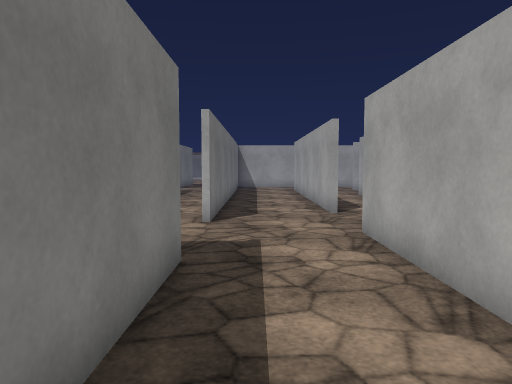
View 1 (above)

24 first-person views from a walk through a scene from a Unity 3-D project. The camera is 1.4 m above the floor, tilts 4° down and sees 70° across. The floor is counted in squares, 1 m on a side. Each view is taken from the middle of a square. On the plan, view 1 faces up. The plan holds only what a view shows up to about 16 squares ahead; the rest is blank. The place goes on beyond the plan. The player character is not drawn. Surface patterns are stand-ins for the level's own textures.

View 2
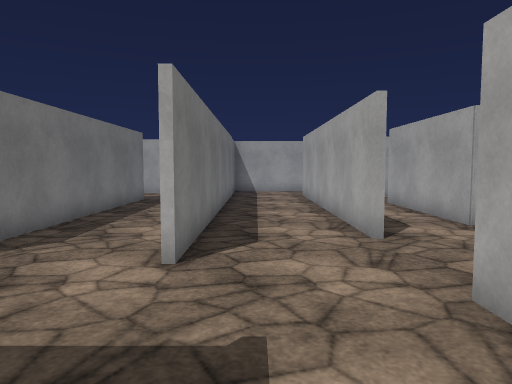

View 3
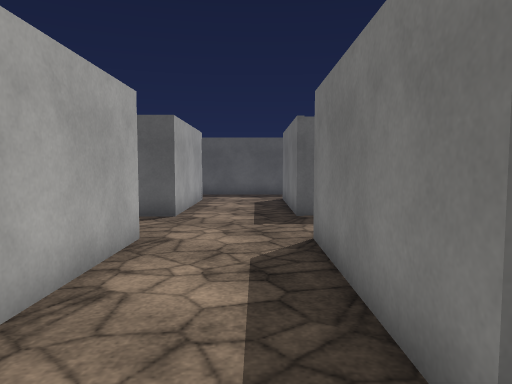

View 4
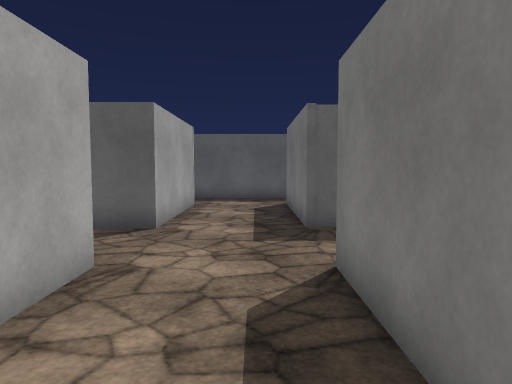

View 5
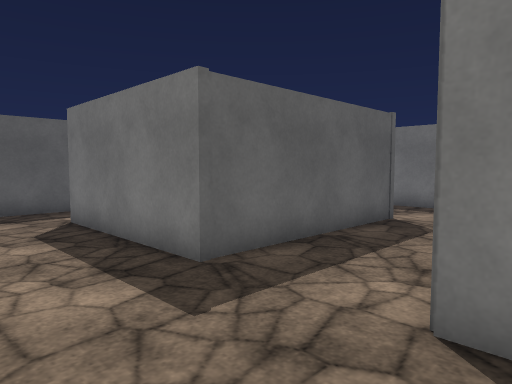

View 6
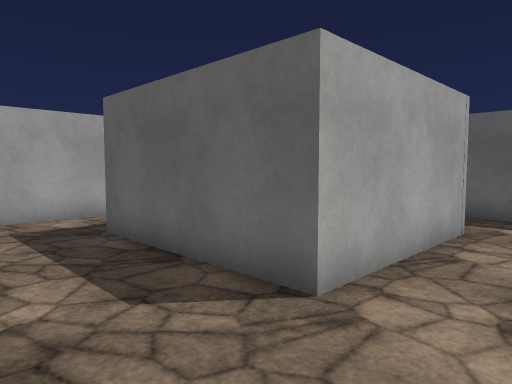

View 7
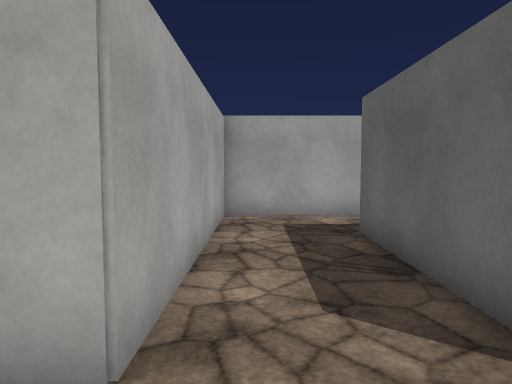

View 8
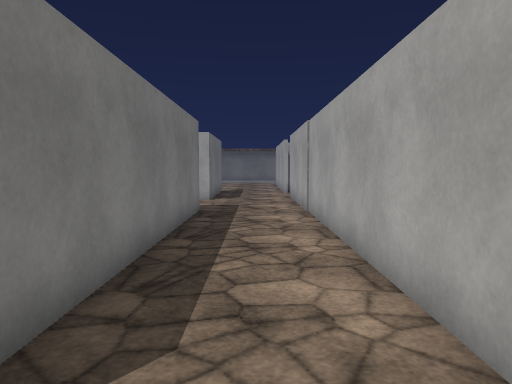

View 9
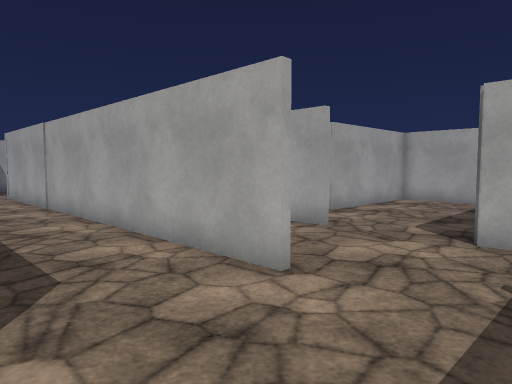

View 10
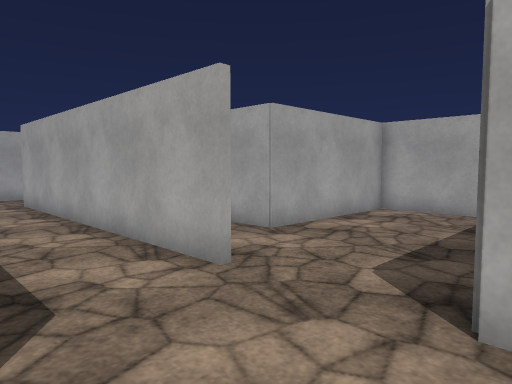

View 11
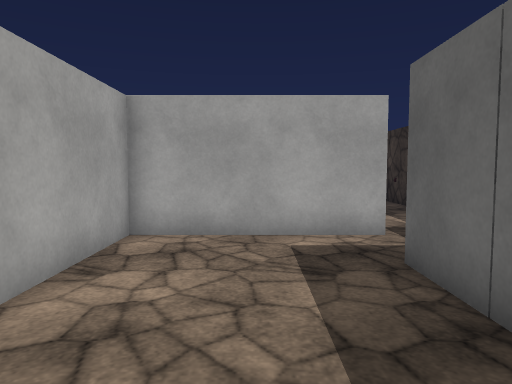

View 12
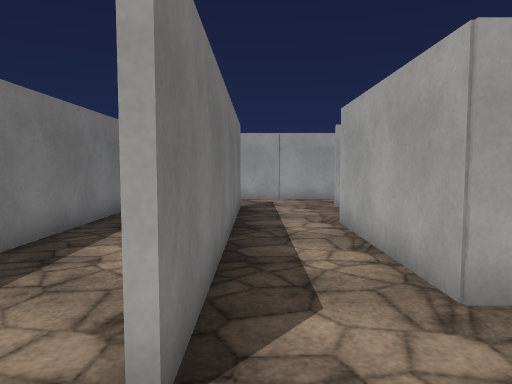

View 13
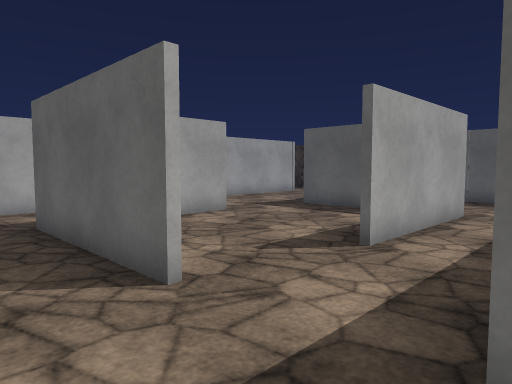

View 14
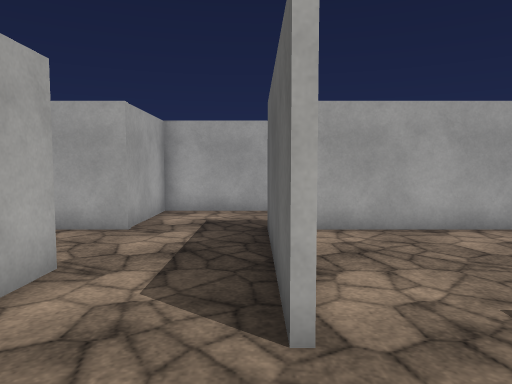

View 15
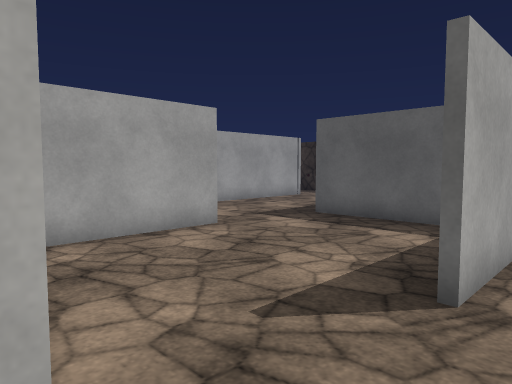

View 16
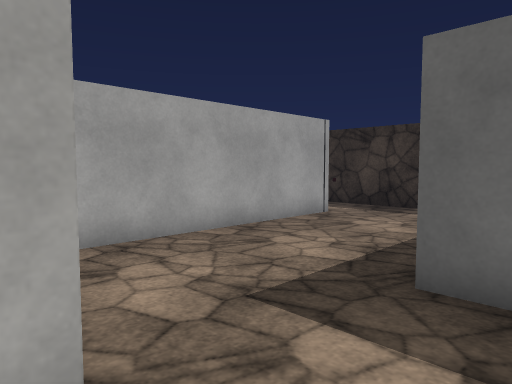

View 17
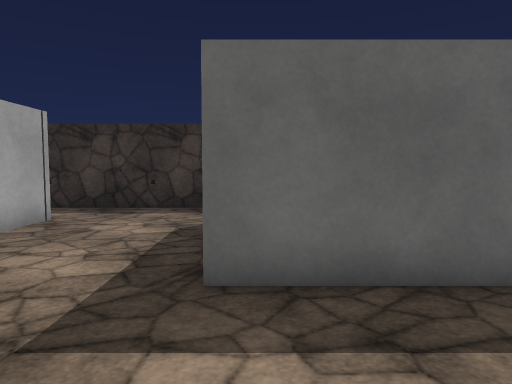

View 18
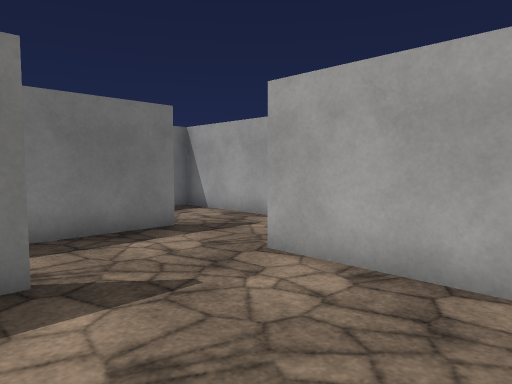

View 19
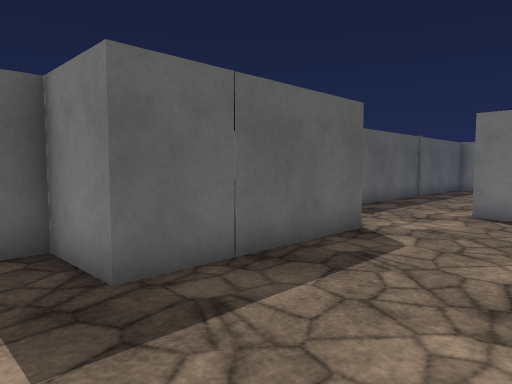

View 20
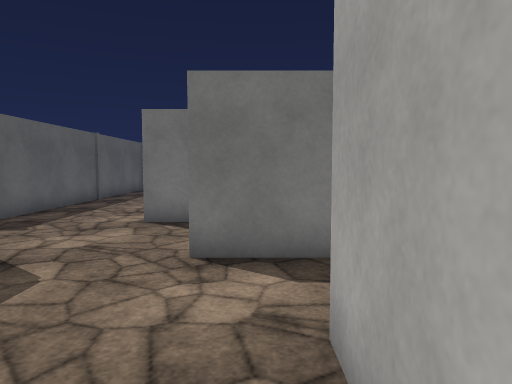

View 21
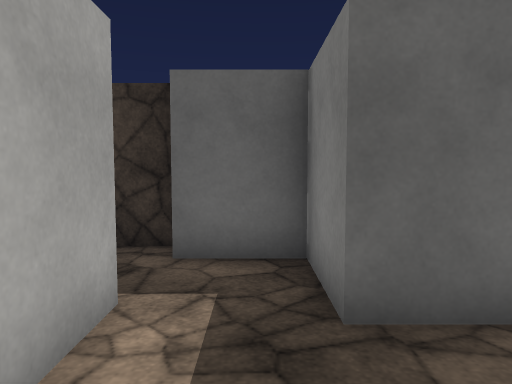

View 22
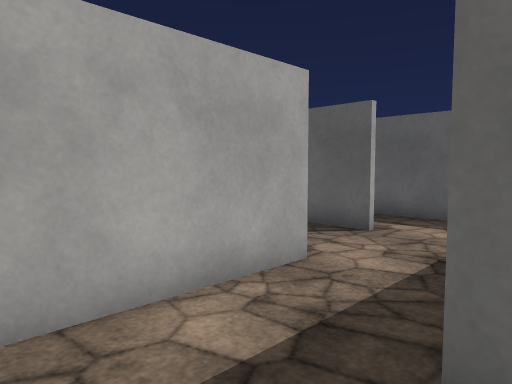

View 23
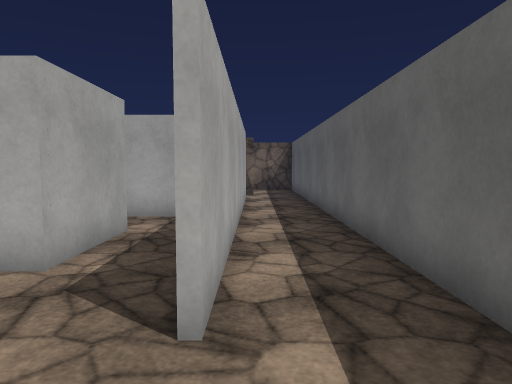

View 24
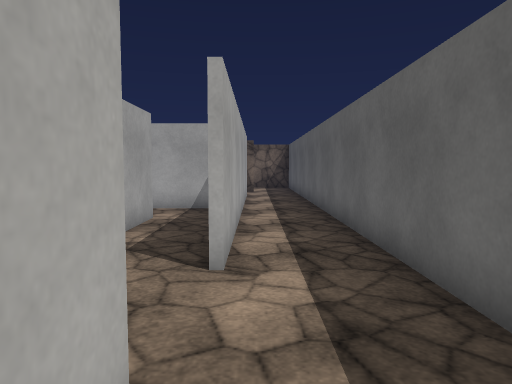

### Floor plan
Ten units are one square. View 1 is at (0, 0); x grows to the right and y downward. Boxes are objects, and circles mark ways between rooms. Rooms are numbered by the first view taken in them; rooms with no view inside come last. Other rooms are left out.
<svg viewBox="-80 -260 326 377">
<path fill="none" stroke="#000" d="M-11 -55 -11 1M-14 -91 -14 -249M-11 -106 -11 -91M-75 -52 -15 -52M23 85 23 32 78 32M-75 32 -11 32 -11 88M103 55 103 1 23 1 23 -78M78 84 68 84M19 112 30 112M-20 112 0 112M90 112 241 112M-48 -198 -48 -105M-49 -233 -54 -233M229 86 108 86M25 -124 25 -109M23 -78 82 -78M103 -84 103 -126 51 -126M56 -217 112 -217M92 -215 58 -215M25 -219 25 -124M110 -162 110 -208M80 -247 -11 -247 -11 -240M70 -128 106 -128M51 -126 51 -181M-11 -202 -11 -106M145 -209 145 -249 110 -249 110 -255M23 -109 23 -219M154 -74 154 -149M104 -47 146 -47M160 62 128 62M108 84 126 84M182 75 182 66M82 -78 82 -55 104 -55M103 -72 103 -84"/>
<circle cx="25" cy="-95" r="3" fill="#2a7"/>
<circle cx="5" cy="-110" r="3" fill="#2a7"/>
<circle cx="35" cy="-120" r="3" fill="#2a7"/>
<circle cx="95" cy="-80" r="3" fill="#2a7"/>
<circle cx="110" cy="-145" r="3" fill="#2a7"/>
<circle cx="110" cy="-65" r="3" fill="#2a7"/>
<text x="20" y="-20">1</text>
<text x="60" y="-100">2</text>
<text x="60" y="-190">3</text>
<text x="130" y="-110">4</text>
<text x="140" y="70">5</text>
<text x="90" y="-70">6</text>
</svg>
Room 1 opens to room 2. Room 1 opens to room 3. Room 2 opens to room 3. Room 2 opens to room 6. Room 3 opens to room 4. Room 4 opens to room 6.

Where each view was taken, in squares from view 1:
view 1: 0 up, 0 right, facing up
view 2: 4 up, 0 right, facing up
view 3: 7 up, 0 right, facing down
view 4: 5 up, 0 right, facing down
view 5: 1 up, 2 right, facing down-left
view 6: 0 up, 0 right, facing down-right
view 7: 1 down, 0 right, facing right
view 8: 8 up, 3 left, facing up
view 9: 6 up, 5 left, facing up-right
view 10: 7 up, 1 left, facing up-right
view 11: 10 up, 3 right, facing right
view 12: 9 up, 3 right, facing up
view 13: 24 up, 2 right, facing down-right
view 14: 22 up, 3 right, facing right
view 15: 22 up, 4 right, facing down-right
view 16: 17 up, 9 right, facing down-right
view 17: 17 up, 10 right, facing down
view 18: 17 up, 10 right, facing up-left
view 19: 12 up, 10 right, facing down-left
view 20: 12 up, 8 right, facing left
view 21: 11 up, 9 right, facing down
view 22: 1 down, 7 right, facing down-right
view 23: 9 down, 8 right, facing right
view 24: 9 down, 6 right, facing right
